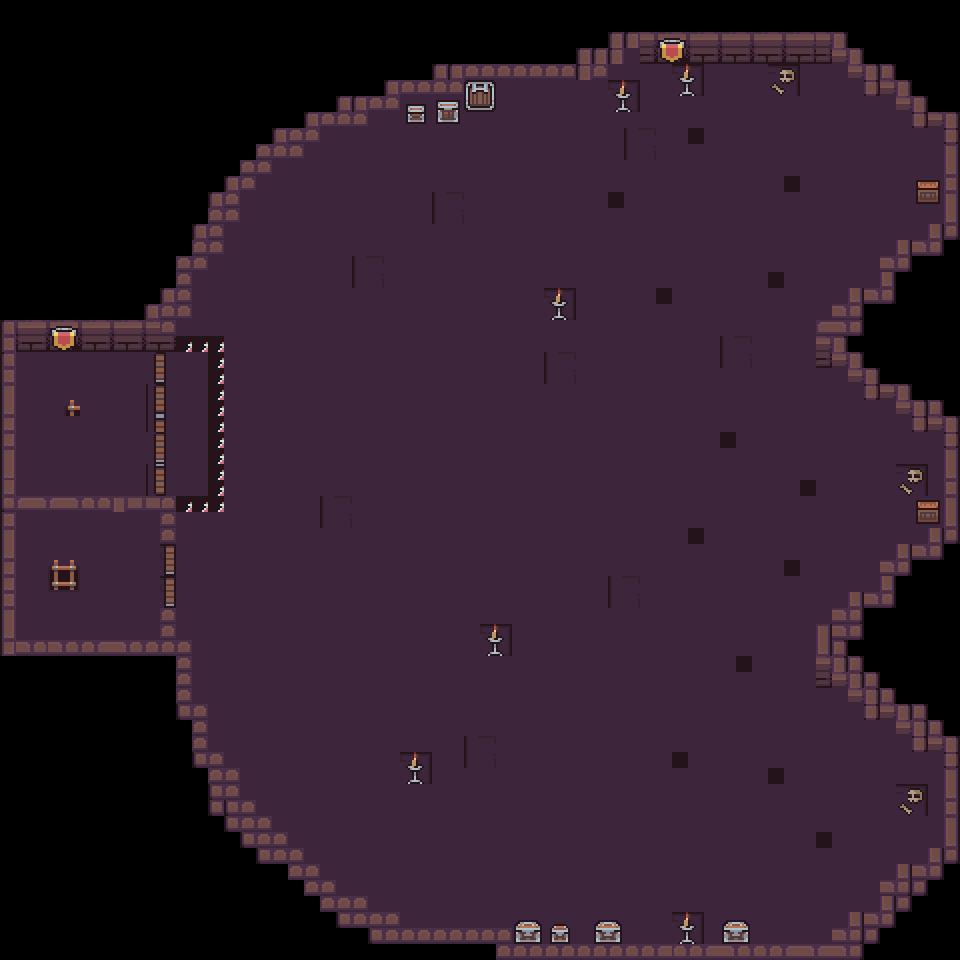

The image is a tile-based game level rendered from a .tmx file. Its description and source (layers, tilesets, objects; grid data summarised) follow:
An orthogonal 60x60 tile map with 16x16 px tiles, 7 tile layers (Ground, Player spawn, Room 1 spawn, Next level, ...).

<map version="1.10" tiledversion="1.10.2" orientation="orthogonal" renderorder="right-down" width="60" height="60" tilewidth="16" tileheight="16" infinite="0" nextlayerid="8" nextobjectid="1">
 <tileset firstgid="1" source="Dungeon_Tileset_at.tsx" />
 <layer id="2" name="Ground" width="60" height="60" locked="1">
  <data>[3600 cells, 2418 non-empty, 33 distinct tile ids]</data>
 </layer>
 <layer id="6" name="Player spawn" width="60" height="60" locked="1">
  <data>[3600 cells, 1 non-empty, 1 distinct tile ids]</data>
 </layer>
 <layer id="5" name="Room 1 spawn" width="60" height="60">
  <data>[3600 cells, 13 non-empty, 6 distinct tile ids]</data>
 </layer>
 <layer id="7" name="Next level" width="60" height="60" locked="1">
  <data>[3600 cells, 4 non-empty, 4 distinct tile ids]</data>
 </layer>
 <layer id="4" name="Room 1 trigger" width="60" height="60" locked="1">
  <data>[3600 cells, 15 non-empty, 1 distinct tile ids]</data>
 </layer>
 <layer id="3" name="Doors" width="60" height="60" locked="1">
  <data>[3600 cells, 22 non-empty, 14 distinct tile ids]</data>
 </layer>
 <layer id="1" name="Walls" width="60" height="60">
  <data>[3600 cells, 355 non-empty, 78 distinct tile ids]</data>
 </layer>
</map>
